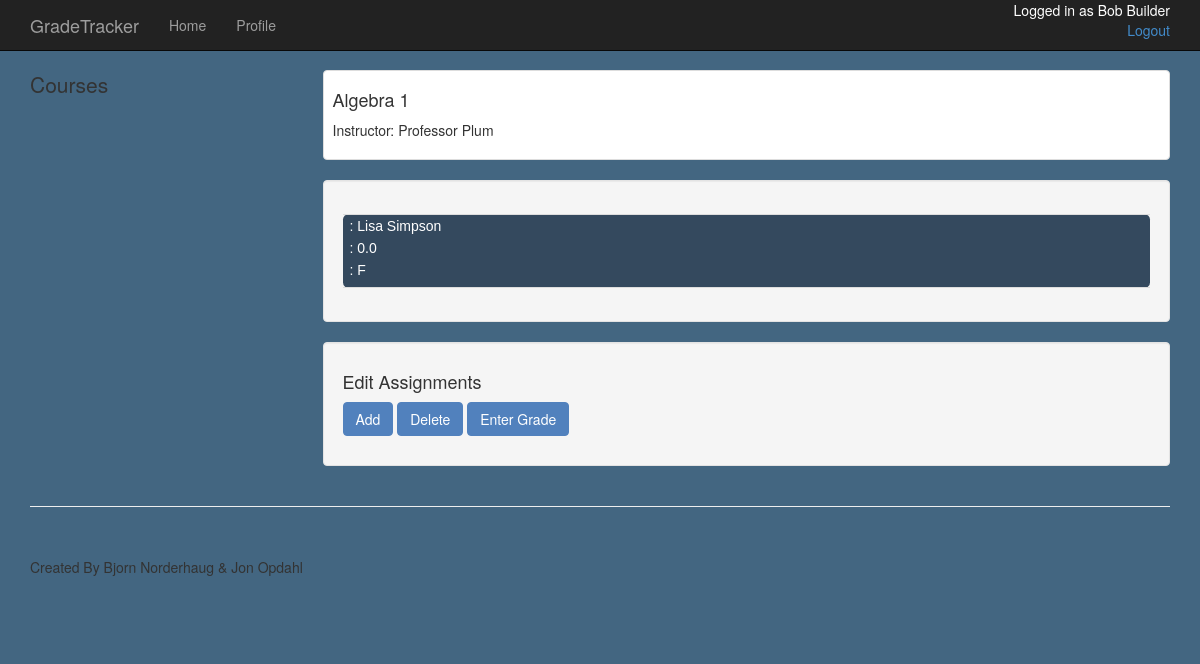
Page /admin/1/Algebra 1 (signed in) on the committed database.
### app/models.py (models this page shows, shortened)
class Student(db.Model):
	id = db.Column(db.String(8), primary_key=True)
	first_name = db.Column(db.String(50), index=True)
	last_name = db.Column(db.String(50), index=True)
	GPA = db.Column(db.Float)
	year = db.Column(db.Integer)
	total_credits = db.Column(db.Integer)
	student_pass = db.Column(db.String(50))
	classes = db.relationship('Classroom', backref='student')
	def __repr__(self):
		return (self.first_name + ' ' + self.last_name)

class Course(db.Model):
	course_num = db.Column(db.Integer, primary_key=True)
	name = db.Column(db.String(80), index=True, unique=True)
	admin_id = db.Column(db.String(8), db.ForeignKey('admin.id'))

class Admin(db.Model):
	id = db.Column(db.String(8), primary_key=True)
	first_name = db.Column(db.String(50), index=True)
	last_name = db.Column(db.String(50), index=True)
	admin_pass = db.Column(db.String(50))
	position = db.Column(db.String(50))
	email = db.Column(db.String(120))
	begin = db.Column(db.String(5))
	end = db.Column(db.String(5))
	classes = db.relationship("Course", backref="teacher", lazy='dynamic')
	def __repr__(self):
		return (self.first_name + ' ' + self.last_name)

class Classroom(db.Model):
	__tablename__ = 'classroom'
	student_id = db.Column(db.String(8), db.ForeignKey('student.id'), primary_key=True)
	course_name = db.Column(db.String(80), db.ForeignKey('course.name'), primary_key=True)
	overall_grade = db.Column(db.String(1))
	possible = db.Column(db.Integer, default=0)
	grade = db.Column(db.Float, default=0)
	total_points = db.Column(db.Integer, default=0)
	course = db.relationship("Course", backref="stud_ass")
	assignments = db.relationship("Assignment", backref='for_class')

### app/views.py (the view)
@app.route('/admin/<id>/<course_name>')
@login_required
def admin_classpage(id, course_name):
	user=current_user
	course=Course.query.filter_by(name=course_name).first()
	classrooms = course.stud_ass
	students=[]
	ids=[]
	for classroom in classrooms:
		ids.append(classroom.student_id)
	for id in ids:
		students.append(Student.query.filter_by(id=id).first())
	assignments =[]
	if classrooms !=[] and classrooms is not None:
		assignments = classrooms[0].assignments
	return render_template('classpageAdmin.html',
							students=students,
							course=course,
							user=user,
							classrooms=classrooms,
							assignments=assignments)

### app/views.py (called while the page is built)
@login_manager.user_loader
def load_user(id):
	user=Student.query.get(str(id))
	if user is None:
		user=Admin.query.get(str(id))
	return user

### app/templates/classpageAdmin.html (shortened to what this page needs)
{% extends "new.html" %}
{% block content %}
    <div class="container">
        <div class="row">
            <div class="col-md-3">
                <p class="lead"> Courses </p>
            </div>
            <div class="col-md-9">
                <div class="thumbnail">
                    <div class="caption-full">
                        <h4>{{ course.name }}</h4>
                        <p> Instructor: {{ course.teacher }} </p>
                    </div>
                </div>
                <div class="well">
                    <div class="row">
                        <div class="col-md-12">
							<table class="rwd-table">
									{% for student in students %}
									<tr>
										<td> {{ student.first_name }} {{student.last_name}} </td>
										{% for c in student.classes %}
											{% if c.course_name == course.name %}
												<td> {{c.grade}} </td>
												<td> {{c.overall_grade}} </td>
											{% endif %}
										{% endfor %}
									</tr>
									{% endfor %}
							</table>
                        </div>
                    </div>
                </div>
                <div class="well">
                    <div class="row">
                    	<div class="col-md-12">
                    		<h4> Edit Assignments </h4>
                    		<p>
                    			<a class='btn btn-success'> Add </a>
                    			<a class='btn btn-success'> Delete </a>
                    			<a class='btn btn-success'> Enter Grade </a>
                    		</p>
                    	</div>
                    </div>
                </div>
            </div>
        </div>
    </div>
{% endblock %}

### app/templates/new.html (shortened to what this page needs)
<!DOCTYPE html>
<html>
<head>
    <link href="/static/css/bootstrap.min.css" rel="stylesheet">
    <link href="/static/css/shop-item.css" rel="stylesheet">
</head>
<body style="background-color: #436681">
    <nav class="navbar navbar-inverse navbar-fixed-top" role="navigation">
        <div class="container">
            <div class="navbar-header">
                <a class="navbar-brand" href="/home">GradeTracker</a>
            </div>
            <div class="collapse navbar-collapse" id="bs-example-navbar-collapse-1">
                <ul class="nav navbar-nav">
                    <li>
                        <a href="/home">Home</a>
                    </li>
                    <li>
                        <a href="{{ url_for('profile') }}">Profile</a>
                    </li>
                </ul>
                <p id="login_status" class="pull_right">Logged in as {{ user }} <br>
					<a href="{{url_for('logout')}}" class="pull-right"> Logout </a>
				</p>
            </div>
        </div>
    </nav>
    {% block content %}{% endblock %}
    <div class="container">
        <hr>
        <footer>
            <div class="row">
                <div class="col-lg-12">
                    <p>Created By Bjorn Norderhaug & Jon Opdahl</p>
                </div>
            </div>
        </footer>
    </div>
</body>
</html>

### app/static/css/shop-item.css (style rules this page uses)
body { padding-top: 70px; }
.thumbnail { padding: 0; }
.thumbnail .caption-full { padding: 9px; color: #333; }
footer { margin: 50px 0; }

### app/templates/new.html (style rules this page uses)
#login_status { float: right; color: white; height: inherit; }

### rows in the picture
Student: first_name+last_name "Bob Builder"
Course: name "Algebra 1"
Admin: teacher "Professor Plum"
Student: first_name "Lisa", last_name "Simpson"
Classroom: grade "0.0", overall_grade "F"
